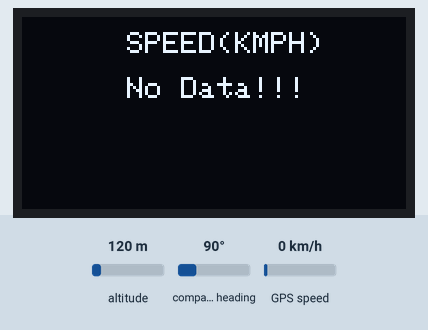
Recording of a sketch running on a simulated Arduino Uno, built with avr-gcc and run on an emulated ATmega328P. Shown: 128×64 one-colour display. The test bench sets the inputs (shaded band); at power-on: GPS speed 0 km/h, altitude 120 m, compass heading 90°. The GPS gets a fix after 3 s at 37.7749, -122.4194 with 8 satellites; what the sketch prints to the serial monitor is not drawn.

Above: at 1.2 s.
1.3 s: GPS speed set to 4 km/h
At 3.32 s:
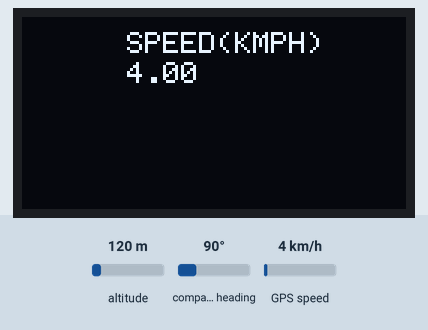
5.4 s: GPS speed set to 7 km/h
At 6.37 s:
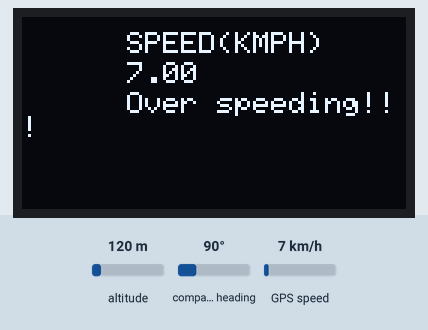
9.5 s: GPS speed set to 2 km/h
At 10.36 s:
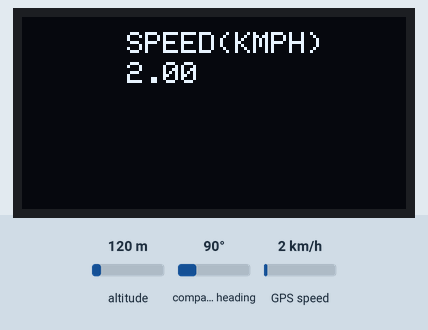
11.7 s: GPS speed set to 30 km/h
At 13.43 s:
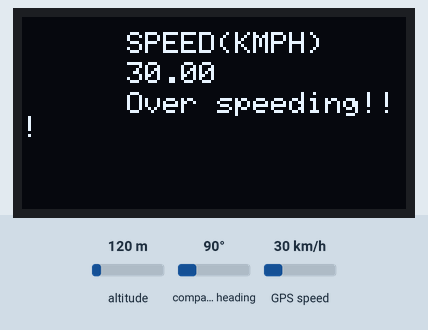
Timing chart, 0 to 14.7 s (numbered marks = the images above; inputs shaded):
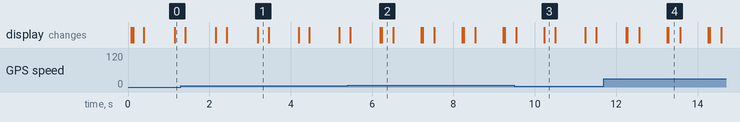

Measured:
- the behaviour switches between 5 and 6 km/h on GPS speed (found by bisection; images 1 and 2)
- after the input at 5.4 s, the display: first differs from a run without the input after 0.80 s (image 2 shows a later state)
- after the input at 11.7 s, the display: first changes after 0.55 s (image 4 shows a later state)

The sketch:

vidya_ard.ino
```cpp
#include <TinyGPS++.h>
#include <SoftwareSerial.h>
#include <Wire.h>
#include <Adafruit_SSD1306.h>
#define OLED_ADDRESS 0x3C
#define OLED_RESET -1
Adafruit_SSD1306 display(OLED_RESET);
int RX = 0, TX = 1;
TinyGPSPlus gps;
SoftwareSerial gpssoft(RX, TX);
void setup()
{
 Serial.begin(9600);
 gpssoft.begin(9600);
 display.begin(SSD1306_SWITCHCAPVCC, OLED_ADDRESS);
 display.clearDisplay();
 display.display();
}
void loop()
{
 Serial.print("working");
 display.clearDisplay();
 display.setTextSize(1);
 display.setTextColor(WHITE);
 display.setCursor(35, 5);
 display.print("SPEED(KMPH)");
 display.display();
while (gpssoft.available() > 0)
 if (gps.encode(gpssoft.read()))
 displayspeed();
 if (millis() > 5000 && gps.charsProcessed() < 10)
 {
 display.setTextSize(1);
 display.setCursor(35, 20);
 display.print("Error!!!");
 display.display();
 Serial.print("Error!!!");
 }
}
void displayspeed()
{
 if (gps.speed.isValid())
 {
 display.setTextSize(1);
 display.setCursor(35, 15);
 display.print(gps.speed.kmph());
 display.display();

 if(gps.speed.kmph()>5.0)
 {
 display.setTextSize(1);
 display.setCursor(35, 25);
 display.print("Over speeding!!!");display.display();
}
Serial.print("working");
 }
 else
 {
 display.setTextSize(1);
 display.setCursor(35, 20);
 display.print("No Data!!!");
 display.display();
 Serial.print("No Data!!!");
 }
 delay(100);
}
```
